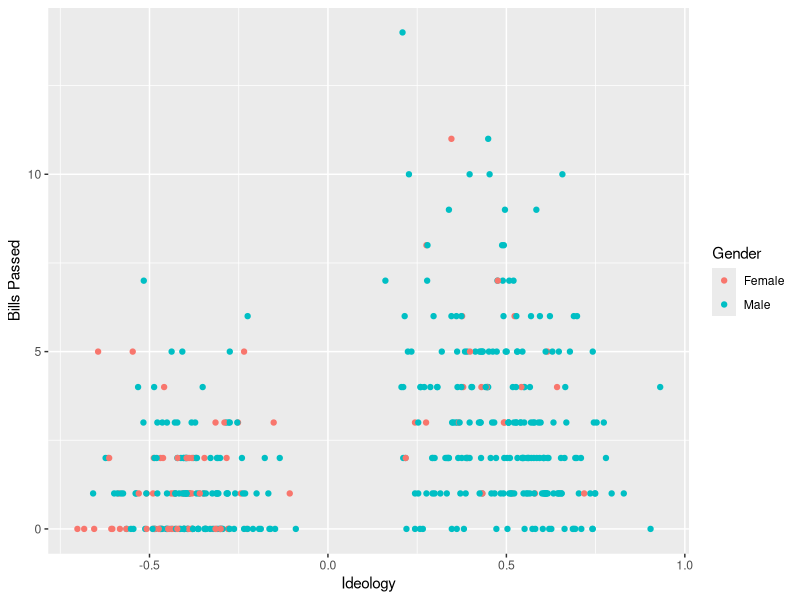
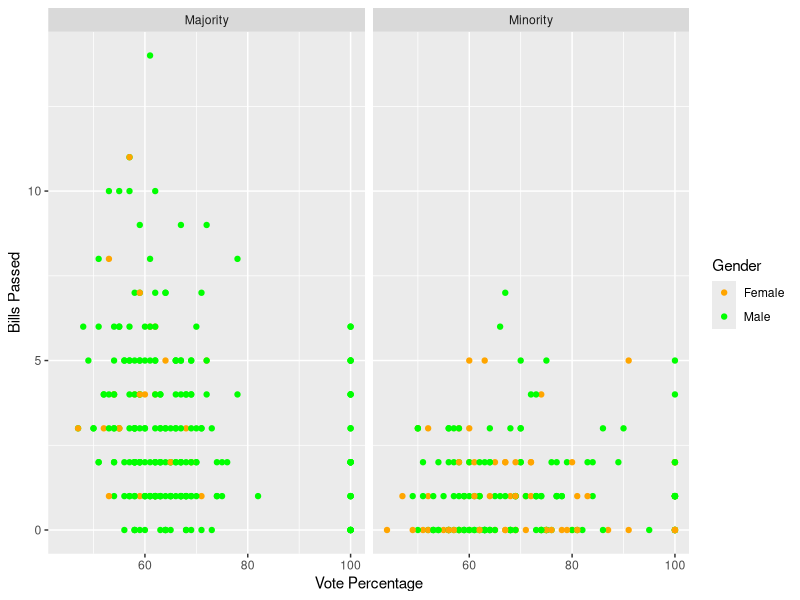
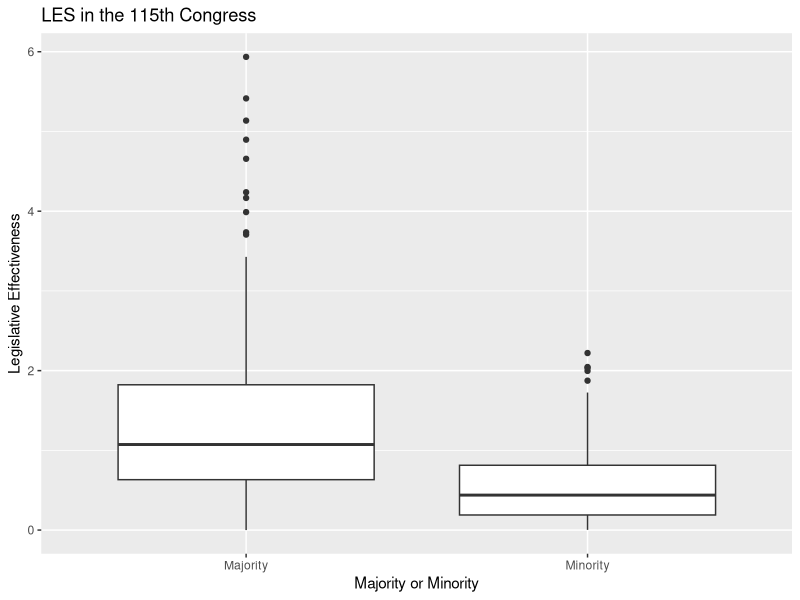

R code for these plots, in order:
# ---
# jupyter:
#   jupytext:
#     formats: ipynb,R:percent,Rmd
#     text_representation:
#       extension: .R
#       format_name: percent
#       format_version: '1.3'
#       jupytext_version: 1.8.0
#   kernelspec:
#     display_name: R
#     language: R
#     name: ir
# ---

# %% [markdown]
# # Week 1 Exercise

# %% name="setup" tags=["remove_cell"]
knitr::opts_chunk$set(echo = TRUE)
suppressPackageStartupMessages(library(tidyverse))
cel <- suppressMessages(drop_na(read_csv("cel_volden_wiseman_coursera.csv")))

# %% [markdown]
# Your objective is to replicate these figures, created using the Center of
# Legislative Effectiveness Data. These figures are similar to those we
# completed in the lecture videos.
#
# ### Put your name here: Marcio Woitek
#
# **IMPORTANT: Filter your data so you are only displaying information for the
# 115th Congress.**
#
# ## Exercise 1
#
# Hints:
#
# * For the x-axis, use the variable `dwnom1`.
# * For the y-axis, use the variable `all_pass`.
# * Make sure you recode the data for the `female` variable and rename it as
# `Gender` to generate the correct labels for the legend.
# * Set the color aesthetic in the `ggplot()` function to make the color of the
# dots change based on `Gender`.
# * Make sure the axis labels are correct.

# %% name="exercise1" tags=["remove_input"]
# Get only the data corresponding to the 115th Congress.
# Get only the columns that matter for this exercise.
data_plot_1 <- cel %>%
    filter(congress == 115) %>%
    select(dwnom1, all_pass, female)

# Recode the `female` variable, and rename it as `Gender`:
data_plot_1$female <- recode(data_plot_1$female, `0` = "Male", `1` = "Female")
data_plot_1 <- rename(data_plot_1, Gender = female)

# Plot the figure as specified above:
ggplot(data_plot_1, aes(x = dwnom1, y = all_pass, color = Gender)) +
    geom_point() +
    labs(x = "Ideology", y = "Bills Passed")

# %% [markdown]
# ## Exercise 2
#
# Hints:
#
# * For the x-axis, use the variable `votepct`.
# * For the y-axis, use `all_pass`.
# * Make sure you recode the data for the `female` variable to generate the
# correct labels for the legend. Rename that column `Gender` (you may have
# already done this in the last exercise).
# * Make sure you recode the data for `majority` variable to generate the
# correct labels of the faceted figures.
# * Set the color aesthetic in the `ggplot()` function to make the color of the
# dots change based on `Gender`.
# * Use `scale_color_manual()` to set the colors to green for males and orange
# for females.
# * Make sure the axis labels are correct.

# %% name="exercise2" tags=["remove_input"]
# Get only the data corresponding to the 115th Congress.
# Get only the columns that matter for this exercise.
data_plot_2 <- cel %>%
    filter(congress == 115) %>%
    select(votepct, all_pass, female, majority)

# Recode the `female` variable, and rename it as `Gender`:
data_plot_2$female <- recode(data_plot_2$female, `0` = "Male", `1` = "Female")
data_plot_2 <- rename(data_plot_2, Gender = female)

# Recode the `majority` variable:
data_plot_2$majority <- recode(
    data_plot_2$majority, `0` = "Minority", `1` = "Majority"
)

# Plot the figure as specified above:
ggplot(data_plot_2, aes(x = votepct, y = all_pass, color = Gender)) +
    geom_point() +
    labs(x = "Vote Percentage", y = "Bills Passed") +
    scale_color_manual(values = c("orange", "green")) +
    facet_wrap(vars(majority))

# %% [markdown]
# ## Exercise 3
#
# Hints:
#
# * For the y-axis, use the variable `les`.
# * Make sure you recode the data for the `majority` variable to generate the
# correct labels (you may have already done this in the last exercise).
# * Make sure the axis labels and figure title are correct.

# %% name="exercise3" tags=["remove_input"]
# Get only the data corresponding to the 115th Congress.
# Get only the columns that matter for this exercise.
data_plot_3 <- cel %>%
    filter(congress == 115) %>%
    select(les, majority)

# Recode the `majority` variable:
data_plot_3$majority <- recode(
    data_plot_3$majority, `0` = "Minority", `1` = "Majority"
)

# Plot the figure as specified above:
ggplot(data_plot_3, aes(x = majority, y = les)) +
    geom_boxplot() +
    labs(
        x = "Majority or Minority",
        y = "Legislative Effectiveness",
        title = "LES in the 115th Congress"
    )
